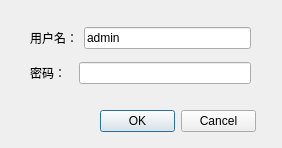
<?xml version="1.0" encoding="UTF-8"?>
<ui version="4.0">
 <class>LoginDialog</class>
 <widget class="QDialog" name="LoginDialog">
  <property name="enabled">
   <bool>true</bool>
  </property>
  <property name="geometry">
   <rect>
    <x>0</x>
    <y>0</y>
    <width>282</width>
    <height>148</height>
   </rect>
  </property>
  <property name="sizePolicy">
   <sizepolicy hsizetype="Preferred" vsizetype="Preferred">
    <horstretch>0</horstretch>
    <verstretch>0</verstretch>
   </sizepolicy>
  </property>
  <property name="minimumSize">
   <size>
    <width>282</width>
    <height>148</height>
   </size>
  </property>
  <property name="maximumSize">
   <size>
    <width>282</width>
    <height>148</height>
   </size>
  </property>
  <property name="windowTitle">
   <string>登陆</string>
  </property>
  <property name="windowIcon">
   <iconset resource="image.qrc">
    <normaloff>:/logo/media/logo.png</normaloff>:/logo/media/logo.png</iconset>
  </property>
  <property name="statusTip">
   <string/>
  </property>
  <property name="whatsThis">
   <string/>
  </property>
  <property name="sizeGripEnabled">
   <bool>false</bool>
  </property>
  <property name="modal">
   <bool>false</bool>
  </property>
  <widget class="QWidget" name="layoutWidget">
   <property name="geometry">
    <rect>
     <x>30</x>
     <y>20</y>
     <width>221</width>
     <height>71</height>
    </rect>
   </property>
   <layout class="QGridLayout" name="gridLayout_3">
    <item row="1" column="0">
     <layout class="QGridLayout" name="gridLayout_2">
      <item row="0" column="0">
       <widget class="QLabel" name="label_2">
        <property name="text">
         <string>密码：  </string>
        </property>
       </widget>
      </item>
      <item row="0" column="1">
       <widget class="QLineEdit" name="password">
        <property name="inputMask">
         <string/>
        </property>
        <property name="text">
         <string notr="true"/>
        </property>
        <property name="echoMode">
         <enum>QLineEdit::Password</enum>
        </property>
       </widget>
      </item>
     </layout>
    </item>
    <item row="0" column="0">
     <layout class="QGridLayout" name="gridLayout">
      <item row="0" column="0">
       <widget class="QLabel" name="label">
        <property name="text">
         <string>用户名：</string>
        </property>
       </widget>
      </item>
      <item row="0" column="1">
       <widget class="QLineEdit" name="username">
        <property name="text">
         <string>admin</string>
        </property>
       </widget>
      </item>
     </layout>
    </item>
   </layout>
  </widget>
  <widget class="QDialogButtonBox" name="buttonBox">
   <property name="geometry">
    <rect>
     <x>100</x>
     <y>110</y>
     <width>156</width>
     <height>23</height>
    </rect>
   </property>
   <property name="cursor">
    <cursorShape>PointingHandCursor</cursorShape>
   </property>
   <property name="standardButtons">
    <set>QDialogButtonBox::Cancel|QDialogButtonBox::Ok</set>
   </property>
  </widget>
 </widget>
 <tabstops>
  <tabstop>password</tabstop>
  <tabstop>buttonBox</tabstop>
  <tabstop>username</tabstop>
 </tabstops>
 <resources>
  <include location="image.qrc"/>
 </resources>
 <connections>
  <connection>
   <sender>buttonBox</sender>
   <signal>rejected()</signal>
   <receiver>LoginDialog</receiver>
   <slot>close()</slot>
   <hints>
    <hint type="sourcelabel">
     <x>139</x>
     <y>119</y>
    </hint>
    <hint type="destinationlabel">
     <x>78</x>
     <y>92</y>
    </hint>
   </hints>
  </connection>
 </connections>
 <slots>
  <slot>login()</slot>
 </slots>
</ui>
